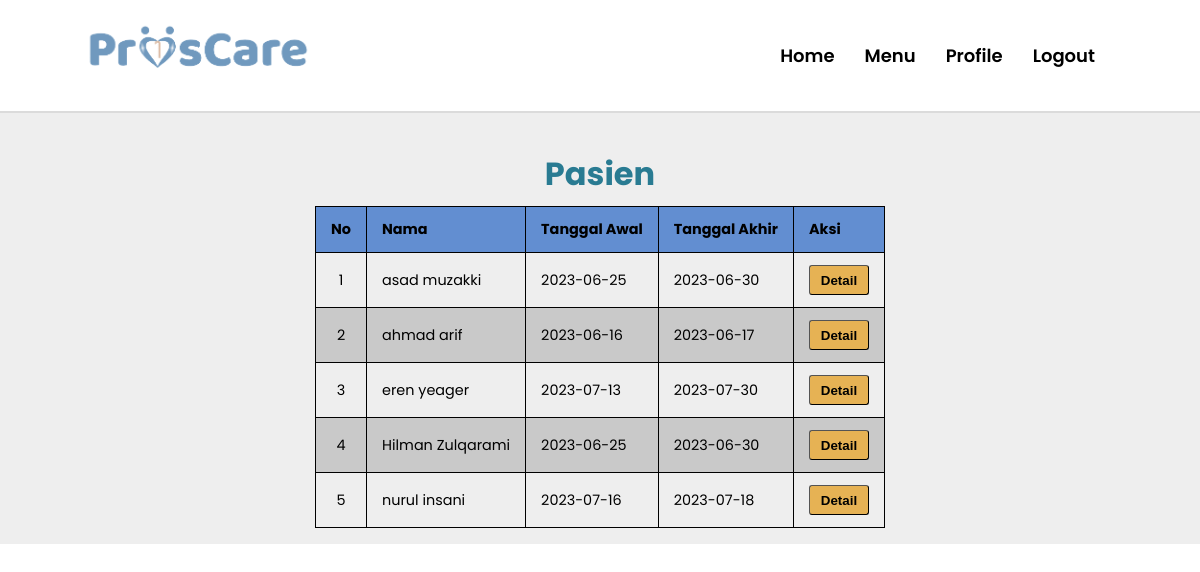
/admin/pasien/data_pasien.php (signed in), run on the app's committed database.
### tables this page shows
CREATE TABLE `pasien` (
  `id` int(255) NOT NULL,
  `nama_pasien` varchar(360) DEFAULT NULL,
  `tgl_akhir` date NOT NULL,
  `gender` enum('Male','Female') NOT NULL,
  `tgl_awal_sewa` date NOT NULL,
  `tgl_akhir_sewa` date NOT NULL,
  `riwayat` text NOT NULL,
  `keterangan` text DEFAULT NULL,
  `alamat` text NOT NULL,
  `jenis_treatment` enum('Small','Medium','Full') NOT NULL,
  `id_customer` int(255) NOT NULL,
  `id_perawat` int(255) NOT NULL
);

### loginProscare/koneksi.php (called while the page is built, shortened)
<?php
$koneksi = mysqli_connect("localhost", "root", "", "proscare");
function query($query)
{
   global $koneksi;
   $result = mysqli_query($koneksi, $query);
   $rows = [];
   while ($row = mysqli_fetch_assoc($result)) {
      $rows[] = $row;
   }
   return $rows;
}
?>

### admin/pasien/data_pasien.php (the view, shortened to what this page needs)
<?php
require "../../loginProscare/koneksi.php";
$data = query("SELECT * FROM pasien");
?>
<!DOCTYPE html>
<html lang="en">
<head>
    <link rel="stylesheet" href="pasien.css">
</head>
<body>
    <div class="navbar">
        <a href="home.html"><img src="../assets/Menu/logo.png" alt="" style="height: 60px;"></a>
        <ul class="nav">
            <li><a href="../../customer/Homepage.php"> Home </a></li>
            <li><a href="../../admin/home/menuadmin.php"> Menu </a></li>
            <li><a href="../../Profile/profileAdmin.php"> Profile </a></li>
            <li><a href="../../loginProscare/logout.php"> Logout </a></li>
        </ul>
    </div>
    <div class="content">
        <div class="container">
            <h1 class="actor">Pasien</h1>
            <table>
                <thead>
                    <tr>
                        <th style="text-align: center;">No</th>
                        <th>Nama</th>
                        <th>Tanggal Awal</th>
                        <th>Tanggal Akhir</th>
                        <th>Aksi</th>
                    </tr>
                </thead>
                <tbody>
                    <?php $i=1; ?>
                    <?php foreach ($data as $row) : ?>
                    <tr>
                        <td style="text-align: center;"><?= $i; ?></td>
                        <td><?= $row['nama_pasien'] ?></td>
                        <td><?= $row['tgl_awal_sewa'] ?></td>
                        <td><?= $row['tgl_akhir_sewa'] ?></td>
                        <td style="text-align: center;"><a href="detail_pasien.php?id=<?= $row['id'] ?>"><button class="detail-button">Detail</button></a></td>
                    </tr>
                    <?php $i++; ?>
                    <?php endforeach; ?>
                </tbody>
            </table>
        </div>
    </div>
</body>
</html>

### admin/pasien/pasien.css (style rules this page uses)
body { margin: 0; padding: 0; font-family: "Poppins", serif; }
.navbar { position: relative; display: flex; padding: 20px 80px; justify-content: space-between; align-items: center; border-bottom: 2px solid #dbdbdb; }
.navbar ul { display: flex; float: left; list-style: none; padding: 6px 10px; }
.navbar ul li { padding: 0px 15px; }
.navbar a { font-size: large; font-weight: 520; color: black; text-decoration: none; }
.actor { margin-bottom: 8px; color: #297b92; }
.detail-button { width: 60px; height: 30px; background-color: rgb(230, 178, 84); border-width: 0.5px; border-radius: 3px; font-weight: bold; }
.content { padding: 16px 0px; height: max-content; background-color: #eeeeee; align-items: center; }
.content .container { display: flex; flex-direction: column; align-items: center; }
table, th, td { border: 1px solid black; }
table { border-collapse: collapse; min-width: 400px; font-size: 0.9em; }
table thead tr { background-color: #628ed1; text-align: left; }
table th, table td { padding: 12px 15px; }
table tbody tr:nth-of-type(even) { background-color: #c9c9c9; }

### data on the page
pasien: nama_pasien "asad muzakki", tgl_awal_sewa "2023-06-25", tgl_akhir_sewa "2023-06-30"
pasien: nama_pasien "ahmad arif", tgl_awal_sewa "2023-06-16", tgl_akhir_sewa "2023-06-17"
pasien: nama_pasien "eren yeager", tgl_awal_sewa "2023-07-13", tgl_akhir_sewa "2023-07-30"
pasien: nama_pasien "Hilman Zulqarami", tgl_awal_sewa "2023-06-25", tgl_akhir_sewa "2023-06-30"
pasien: nama_pasien "nurul insani", tgl_awal_sewa "2023-07-16", tgl_akhir_sewa "2023-07-18"
